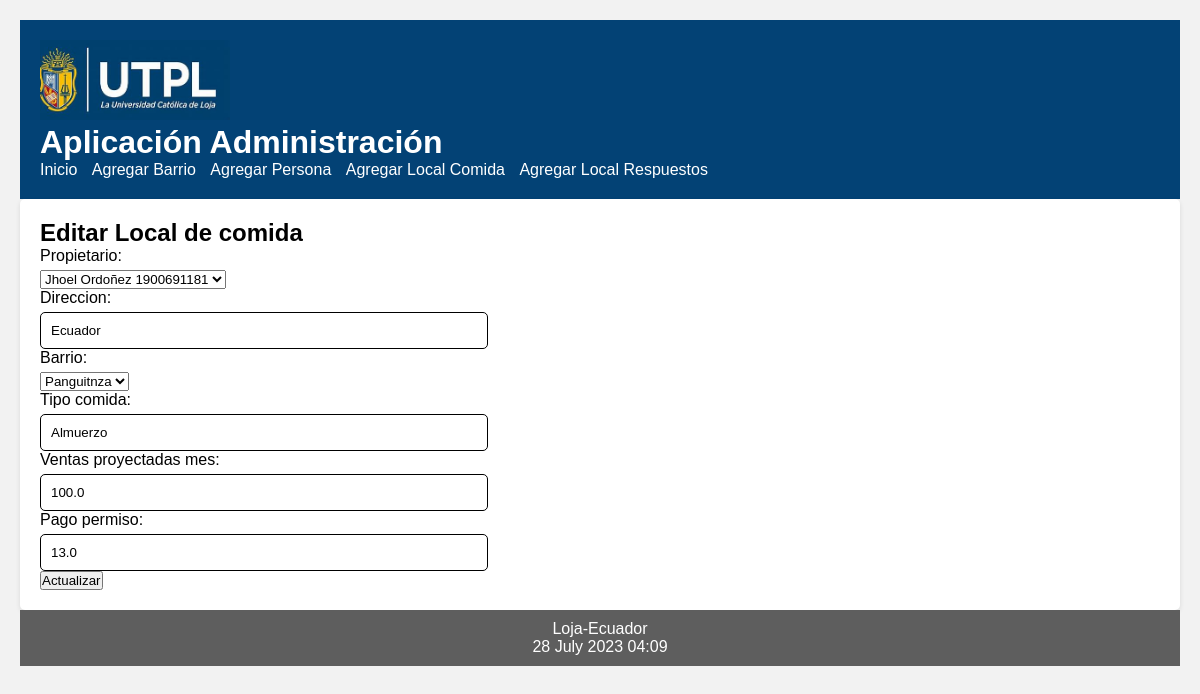
Page /editar/Local/Comida/1 on the committed database.
### locales/models.py (models this page shows, shortened)
class LocalComida(models.Model):
    propietario = models.ForeignKey(Persona, on_delete=models.CASCADE, related_name='propietario_Comida')
    direccion = models.CharField(max_length=30)
    barrio = models.ForeignKey(Barrio, on_delete=models.CASCADE, related_name='barrio_Comida')
    tipo_comida = models.CharField(max_length=30)
    ventas_proyectadas_mes = models.FloatField()
    pago_permiso = models.FloatField()

### locales/views.py (the view)
# urls.py: path('editar/Local/Comida/<int:id>', views.editar_LocalComida, name = 'editar_LocalComida'),
def editar_LocalComida(request, id):
    localComida = LocalComida.objects.get(pk=id)
    if request.method=='POST':
        formulario = LocalComidaForm(request.POST, instance=localComida)
        print(formulario.errors)
        if formulario.is_valid():
            formulario.save()
            return redirect(index)
    else:
        formulario = LocalComidaForm(instance=localComida)
    diccionario = {'formulario': formulario}
    return render(request, 'editarLocalComida.html', diccionario)

### locales/form.py
class LocalComidaForm(forms.ModelForm):
    class Meta:
        model = LocalComida
        fields = ['propietario', 'direccion', 'barrio', 'tipo_comida', 'ventas_proyectadas_mes', 'pago_permiso']

### locales/models.py (called while the page is built)
    def __str__(self):
            return "%s" % (self.nombre)

    def __str__(self):
            return "%s %s %d" % (self.nombre,
                    self.apellido, self.cedula)

### locales/templates/editarLocalComida.html (shortened to what this page needs)
{% extends "master.html" %}
{% block content %}
<h2>Editar Local de comida</h3>
<form action="" method="post">
  {{formulario.as_p}}
  <p><input type='submit' value='Actualizar'/></p>
</form>
{% endblock %}

### locales/static/css/estilos.css (style rules this page uses)
* { margin: 0; padding: 0; box-sizing: border-box; }
body { font-family: 'Arial', sans-serif; background-color: #F2F2F2; padding: 20px; }
input[type="text"], input[type="number"], input[type="email"] { width: 40%; padding: 10px; border-radius: 5px; border: 1px solid #000000; }
label { display: block; margin-bottom: 5px; }

### rows in the picture
LocalComida: propietario "Jhoel Ordoñez 1900691181", direccion "Ecuador", barrio "Panguitnza", tipo_comida "Almuerzo", ventas_proyectadas_mes "100.0", pago_permiso "13.0"
